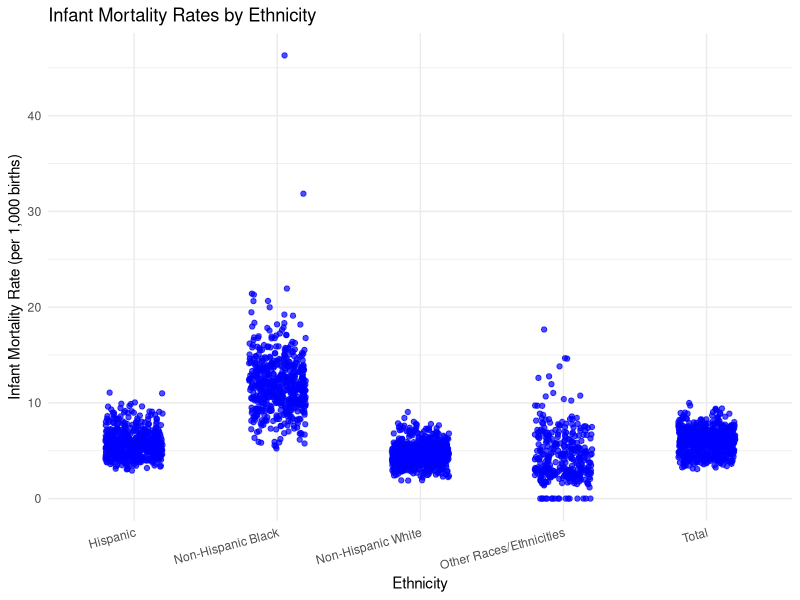

Recreate this plot in R.
## ---- chunk 1
knitr::opts_chunk$set(echo = TRUE)
## ---- chunk 2
library(tidyverse)
library(dplyr)
library(ggplot2)
## ---- chunk 3
mortality <- read_csv('data/infant_mortality_biannual_data.csv')
fertility <- read_csv('data/fertility_data.csv')
mortality <- mortality %>%
  filter(year >= 2016)
head(mortality)
head(fertility)
## ---- chunk 4
mortality <- mortality %>%
  mutate(
    IMR_nhblack = (deaths_nhblack / births_nhblack) * 1000,
    IMR_nhwhite = (deaths_nhwhite / births_nhwhite) * 1000,
    IMR_hisp = (deaths_hisp / births_hisp) * 1000,
    IMR_otherraceeth = (deaths_otherraceeth / births_otherraceeth) * 1000,
    IMR_total = (deaths_total / births_total) * 1000
  )

head(mortality)
## ---- chunk 5
mortality_long <- mortality %>%
  pivot_longer(cols = starts_with("IMR_"), 
               names_to = "Ethnicity", 
               values_to = "IMR")

# Rename Ethnicity labels for clarity
mortality_long$Ethnicity <- recode(mortality_long$Ethnicity,
  "IMR_nhblack" = "Non-Hispanic Black",
  "IMR_nhwhite" = "Non-Hispanic White",
  "IMR_hisp" = "Hispanic",
  "IMR_otherraceeth" = "Other Races/Ethnicities",
  "IMR_total" = "Total"
)

# Create scatter plot
ggplot(mortality_long, aes(x = Ethnicity, y = IMR)) +
  geom_jitter(width = 0.2, alpha = 0.7, color = "blue") +  # Jitter to avoid overlapping points
  labs(title = "Infant Mortality Rates by Ethnicity",
       x = "Ethnicity",
       y = "Infant Mortality Rate (per 1,000 births)") +
  theme_minimal() +
  theme(axis.text.x = element_text(angle = 15, hjust = 1))
